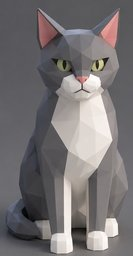
#> input picture projects/low-poly-cat/refs/ref_front.jpg, 133 x 256 px; its folder holds 3 pictures in this run
$ python segment_reference_masks.py
#> lines starting #> are read from the running program, lines starting #| are printed output that depends on the picture; after the words box and inside, x2 and y2 are one past the last pixel; in counts of white or black regions, pixels touching at a corner belong together
#!/usr/bin/env python3
from pathlib import Path
import cv2,numpy as np,json
ROOT=Path(__file__).resolve().parents[2]; P=ROOT/'projects/low-poly-cat'; R=P/'refs'
report={}
for view in ('front','threequarter','side'):
 img=cv2.imread(str(R/f'ref_{view}.jpg')); h,w=img.shape[:2]
#> further down, img is the input picture: shape (256, 133, 3); mean B, G, R 115.5, 114.3, 118.3
#> after `h, w = img.shape[:2]`: h = 256; w = 133
 mask=np.full((h,w),cv2.GC_PR_BGD,np.uint8)
 # hard background: border/corners; probable foreground: central body envelope
 b=max(2,round(min(h,w)*.025)); mask[:b,:]=0;mask[-1:,:]=0;mask[:,:b]=0;mask[:,-b:]=0
#> after `b = max(2, round(min(h, w) * 0.025))`: b = 3
 # foreground seeds from color distance to median border background
 border=np.concatenate([img[:b].reshape(-1,3),img[:,-b:].reshape(-1,3)],axis=0); bg=np.median(border,axis=0)
#> after `border = np.concatenate([img[:b].reshape(-1, 3), img[:, -b:].reshape(-`: border = 1167 rows, first 8: [90, 85, 86], [90, 85, 86], [90, 85, 86], [90, 85, 86], [90, 85, 86], [90, 85, 86], [91, 86, 87], [91, 86, 87]
#> after `bg = np.median(border, axis=0)`: bg = [95, 93, 93]
 dist=np.linalg.norm(img.astype(float)-bg,axis=2)
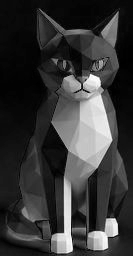
#> dist: shape (256, 133) float64; min 0, max 278.3, mean 60.6; drawn with min black and max white
 # exclude floor/shadow lower corners; seed strong color/intensity differences inside central region
 yy,xx=np.mgrid[:h,:w]; central=(xx>w*.08)&(xx<w*.92)&(yy>h*.02)&(yy<h*.98)
 mask[(dist>28)&central]=cv2.GC_PR_FGD
 mask[(dist>52)&central]=cv2.GC_FGD
 bgd=np.zeros((1,65),np.float64);fgd=np.zeros((1,65),np.float64)
 cv2.grabCut(img,mask,None,bgd,fgd,8,cv2.GC_INIT_WITH_MASK)
 out=np.where((mask==1)|(mask==3),255,0).astype('uint8')
 # retain largest foreground component; fill internal holes
 n,lab,stats,_=cv2.connectedComponentsWithStats(out,8); keep=1+np.argmax(stats[1:,cv2.CC_STAT_AREA]); out=np.where(lab==keep,255,0).astype('uint8')
 cnt,_=cv2.findContours(out,cv2.RETR_EXTERNAL,cv2.CHAIN_APPROX_SIMPLE); cv2.drawContours(out,cnt,-1,255,cv2.FILLED)
 cv2.imwrite(str(R/f'mask_{view}_v2.png'),out)
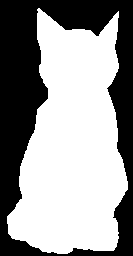
#> saved as mask_front_v2.png: shape (256, 133); 58.9% white; 1 black region, box (x1, y1, x2, y2) and area: (0, 0, 133, 256) 13979
 x,y,bw,bh=cv2.boundingRect(cnt[0] if len(cnt)==1 else max(cnt,key=cv2.contourArea)); report[view]={'size':[w,h],'bbox':[x,y,x+bw,y+bh],'area':int((out>0).sum())}
#> pass 2 of the loop `for view in ('front','threequarter','side'):`:
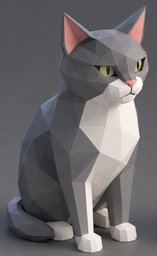
#> input picture projects/low-poly-cat/refs/ref_threequarter.jpg, 157 x 256 px
#> img is the input picture: shape (256, 157, 3); mean B, G, R 106.5, 104, 107.2
#> border = 1652 rows, first 8: [88, 82, 83], [87, 81, 82], [87, 81, 82], [86, 80, 81], [86, 80, 81], [86, 80, 81], [87, 81, 82], [87, 81, 82]
#> bg = [89, 84, 86]
#> `dist=np.linalg.norm(img.astype(float)-bg,axis=2)`:
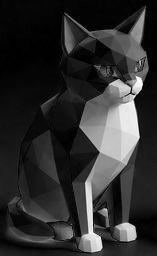
#> dist: shape (256, 157) float64; min 0, max 291.6, mean 53.2; drawn with min black and max white
#> `cv2.imwrite(str(R/f'mask_{view}_v2.png'),out)`:
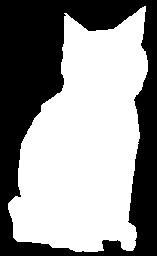
#> saved as mask_threequarter_v2.png: shape (256, 157); 57.4% white; 1 black region, box (x1, y1, x2, y2) and area: (0, 0, 157, 256) 17137
#> pass 3 of the loop `for view in ('front','threequarter','side'):`:
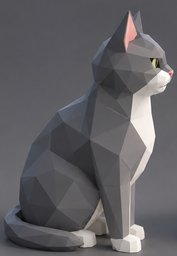
#> input picture projects/low-poly-cat/refs/ref_side.jpg, 177 x 256 px
#> img is the input picture: shape (256, 177, 3); mean B, G, R 99.1, 95.5, 97.3
#> border = 1732 rows, first 8: [87, 82, 83], [87, 82, 83], [87, 82, 83], [87, 82, 83], [87, 82, 83], [87, 82, 83], [87, 82, 83], [87, 82, 83]
#> bg = [91, 85, 86]
#> `dist=np.linalg.norm(img.astype(float)-bg,axis=2)`:
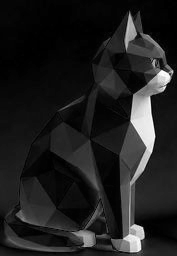
#> dist: shape (256, 177) float64; min 0, max 289.3, mean 35.9; drawn with min black and max white
#> `cv2.imwrite(str(R/f'mask_{view}_v2.png'),out)`:
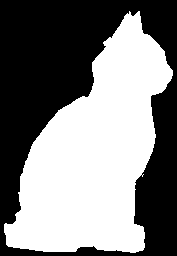
#> saved as mask_side_v2.png: shape (256, 177); 49.9% white; 1 white region, box (x1, y1, x2, y2) and area: (4, 11, 173, 253) 22590
(R/'segmentation_v2.json').write_text(json.dumps(report,indent=2));print(json.dumps(report,indent=2))
#> (printed output is left out)
